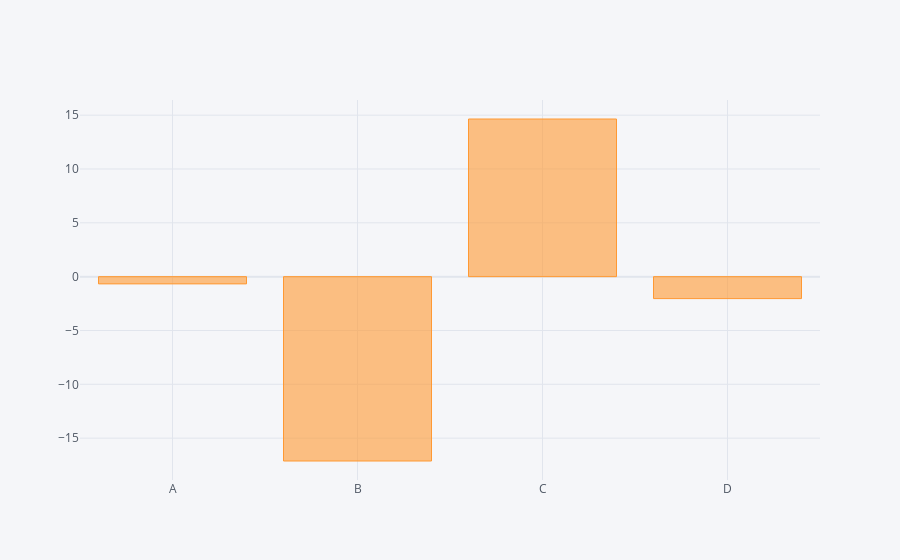

This figure's notebook cell:
### Code cell
df.sum().iplot(kind = 'bar')

### Figure 1 — Plotly figure (JSON) as saved in the notebook; plotly's stock layout.template omitted (floating-point values rounded to 4 significant figures)
{"data": [{"marker": {"color": "rgba(255, 153, 51, 0.6)", "line": {"color": "rgba(255, 153, 51, 1.0)", "width": 1}}, "name": "None", "orientation": "v", "text": "", "type": "bar", "x": ["A", "B", "C", "D"], "y": [-0.6718, -17.12, 14.64, -2.039]}], "layout": {"legend": {"bgcolor": "#F5F6F9", "font": {"color": "#4D5663"}}, "paper_bgcolor": "#F5F6F9", "plot_bgcolor": "#F5F6F9", "title": {"font": {"color": "#4D5663"}}, "xaxis": {"gridcolor": "#E1E5ED", "showgrid": true, "tickfont": {"color": "#4D5663"}, "title": {"font": {"color": "#4D5663"}, "text": ""}, "zerolinecolor": "#E1E5ED"}, "yaxis": {"gridcolor": "#E1E5ED", "showgrid": true, "tickfont": {"color": "#4D5663"}, "title": {"font": {"color": "#4D5663"}, "text": ""}, "zerolinecolor": "#E1E5ED"}}}
